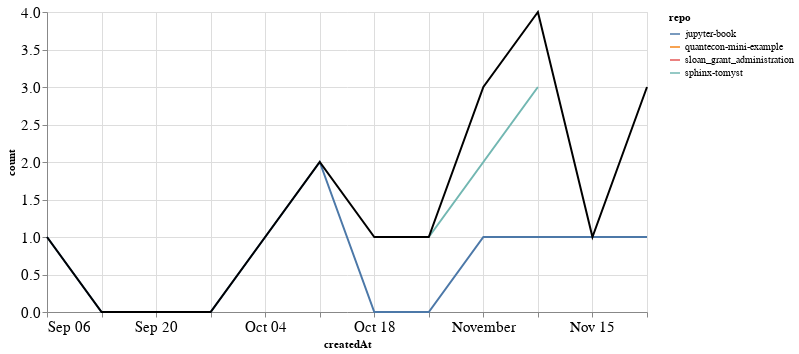

Notebook cell for this chart:
### Markdown cell above
### PRs

### Code cell
prs_time = prs.groupby('repo').resample('W', on='createdAt').count()['author'].reset_index()
prs_time = prs_time.rename(columns={'author': 'count'})
prs_time_total = prs_time.groupby('createdAt').agg({"count": "sum"}).reset_index()

ch1 = alt.Chart(prs_time, width=600).mark_line().encode(
    x='createdAt',
    y='count',
    color='repo',
    tooltip="repo"
)

ch2 = alt.Chart(prs_time_total, width=600).mark_line(color="black").encode(
    x='createdAt',
    y='count',
)

ch1 + ch2

### Figure 1 — Vega-Lite specification as saved in the notebook (floating-point values rounded to 4 significant figures)
{"config": {"axisLeft": {"labelFontSize": 15}, "axisBottom": {"labelFontSize": 15}}, "layer": [{"data": {"name": "data-ff4c736bae4f5192615129c6b051c261"}, "mark": "line", "encoding": {"color": {"type": "nominal", "field": "repo"}, "tooltip": {"type": "nominal", "field": "repo"}, "x": {"type": "temporal", "field": "createdAt"}, "y": {"type": "quantitative", "field": "count"}}, "width": 600}, {"data": {"name": "data-74e065147452d131e7b5aa2fec94121a"}, "mark": {"type": "line", "color": "black"}, "encoding": {"x": {"type": "temporal", "field": "createdAt"}, "y": {"type": "quantitative", "field": "count"}}, "width": 600}], "$schema": "https://vega.github.io/schema/vega-lite/v4.8.1.json", "datasets": {"data-ff4c736bae4f5192615129c6b051c261": [{"repo": "jupyter-book", "createdAt": "2020-09-06T00:00:00", "count": 1}, {"repo": "jupyter-book", "createdAt": "2020-09-13T00:00:00", "count": 0}, {"repo": "jupyter-book", "createdAt": "2020-09-20T00:00:00", "count": 0}, {"repo": "jupyter-book", "createdAt": "2020-09-27T00:00:00", "count": 0}, {"repo": "jupyter-book", "createdAt": "2020-10-04T00:00:00", "count": 1}, {"repo": "jupyter-book", "createdAt": "2020-10-11T00:00:00", "count": 2}, {"repo": "jupyter-book", "createdAt": "2020-10-18T00:00:00", "count": 0}, {"repo": "jupyter-book", "createdAt": "2020-10-25T00:00:00", "count": 0}, {"repo": "jupyter-book", "createdAt": "2020-11-01T00:00:00", "count": 1}, {"repo": "jupyter-book", "createdAt": "2020-11-08T00:00:00", "count": 1}, {"repo": "jupyter-book", "createdAt": "2020-11-15T00:00:00", "count": 1}, {"repo": "jupyter-book", "createdAt": "2020-11-22T00:00:00", "count": 1}, {"repo": "quantecon-mini-example", "createdAt": "2020-11-22T00:00:00", "count": 2}, {"repo": "sloan_grant_administration", "createdAt": "2020-10-18T00:00:00", "count": 1}, {"repo": "sphinx-tomyst", "createdAt": "2020-10-25T00:00:00", "count": 1}, {"repo": "sphinx-tomyst", "createdAt": "2020-11-01T00:00:00", "count": 2}, {"repo": "sphinx-tomyst", "createdAt": "2020-11-08T00:00:00", "count": 3}], "data-74e065147452d131e7b5aa2fec94121a": [{"createdAt": "2020-09-06T00:00:00", "count": 1}, {"createdAt": "2020-09-13T00:00:00", "count": 0}, {"createdAt": "2020-09-20T00:00:00", "count": 0}, {"createdAt": "2020-09-27T00:00:00", "count": 0}, {"createdAt": "2020-10-04T00:00:00", "count": 1}, {"createdAt": "2020-10-11T00:00:00", "count": 2}, {"createdAt": "2020-10-18T00:00:00", "count": 1}, {"createdAt": "2020-10-25T00:00:00", "count": 1}, {"createdAt": "2020-11-01T00:00:00", "count": 3}, {"createdAt": "2020-11-08T00:00:00", "count": 4}, {"createdAt": "2020-11-15T00:00:00", "count": 1}, {"createdAt": "2020-11-22T00:00:00", "count": 3}]}}
